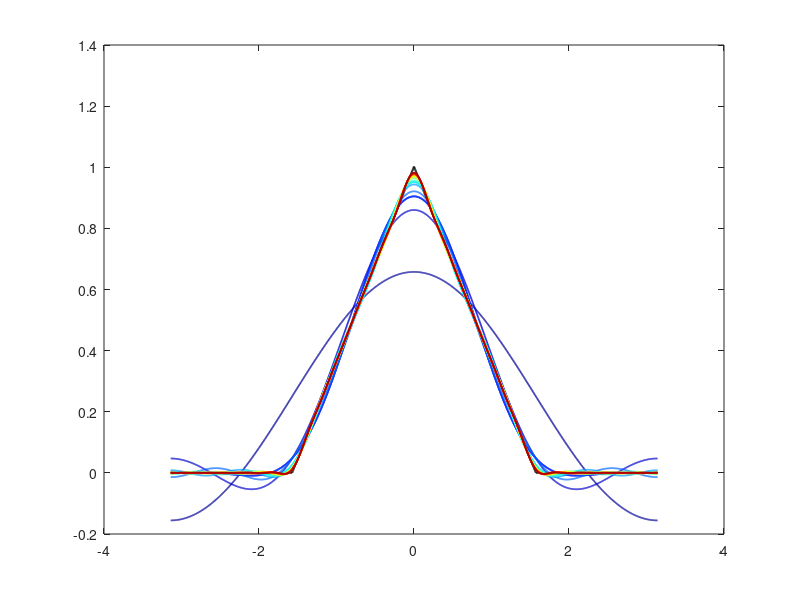
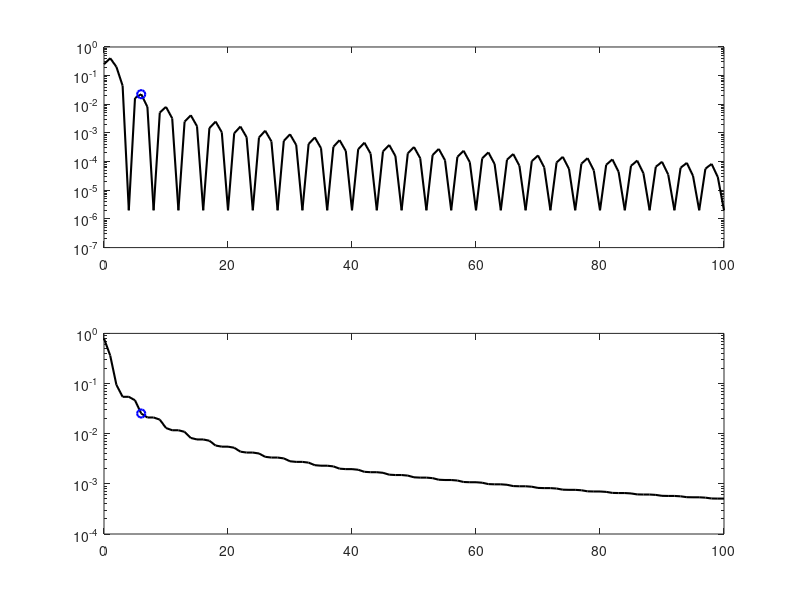

Reproduce these figures in MATLAB, in order.
clear all, close all, clc

% Define domain
dx = 0.001;
L = pi;
x = (-1+dx:dx:1)*L;
n = length(x);   nquart = floor(n/4);

% Define hat function
f = 0*x;
f(nquart:2*nquart) = 4*(1:nquart+1)/n;
f(2*nquart+1:3*nquart) = 1-4*(0:nquart-1)/n;
plot(x,f,'-k','LineWidth',1.5), hold on

% Compute Fourier series
CC = jet(20);
A0 = sum(f.*ones(size(x)))*dx;
fFS = A0/2;
for k=1:20
    A(k) = sum(f.*cos(pi*k*x/L))*dx; % Inner product
    B(k) = sum(f.*sin(pi*k*x/L))*dx;
    fFS = fFS + A(k)*cos(k*pi*x/L) + B(k)*sin(k*pi*x/L);
    plot(x,fFS,'-','Color',CC(k,:),'LineWidth',1.2)
end


%% Plot amplitudes
figure
clear ERR
clear A
fFS = A0/2;
A(1) = A0/2;
ERR(1) = norm(f-fFS)/norm(f);
kmax = 100;
for k=1:kmax
    A(k+1) = sum(f.*cos(pi*k*x/L))*dx;
    B(k+1) = sum(f.*sin(pi*k*x/L))*dx;
%     plot(x,B(k)*sin(2*k*pi*x/L),'k-','LineWidth',1.2);
    fFS = fFS + A(k+1)*cos(k*pi*x/L) + B(k+1)*sin(k*pi*x/L);
    ERR(k+1) = norm(f-fFS)/norm(f);
end
thresh = median(ERR)*sqrt(kmax)*4/sqrt(3);
r = max(find(ERR>thresh));
subplot(2,1,1)
semilogy(0:1:kmax,A,'k','LineWidth',1.5)
hold on
semilogy(r,A(r+1),'bo','LineWidth',1.5)
xlim([0 kmax])
ylim([10^(-7) 1])
subplot(2,1,2)
semilogy(0:1:kmax,ERR,'k','LineWidth',1.5)
hold on
semilogy(r,ERR(r+1),'bo','LineWidth',1.5)
